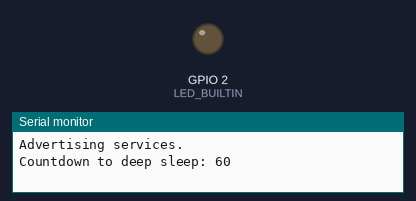
Bench run of a sketch on a simulated ESP32. On the bench: output pins drawn as LEDs (lit = HIGH), the last lines printed to the serial monitor. Nothing arrives over Bluetooth unless stated; a phone connects over Bluetooth LE 3 s after start.

Above: at 1.7 s.
At 4.7 s:
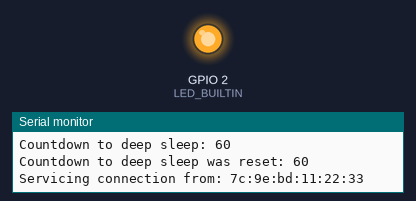
Timing chart, 0 to 6.2 s (numbered marks = the images above):
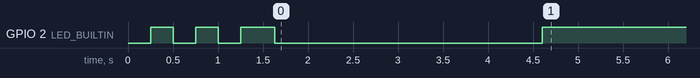

Measured:
- by itself, GPIO 2 (LED_BUILTIN): goes LOW 0.25 s, HIGH 0.25 s, LOW 0.25 s, HIGH 0.38 s, LOW 3.0 s, then HIGH

The sketch:

proof_of_concept_2.ino
```cpp
// (licence header left out)
#define OPERATING_TIME_SECS 60
#define SLEEPING_TIME_SECS 120
#define LED_BUILTIN 2
#include <ArduinoBLE.h>

// Used for microsecond calculations.
const uint64_t uS_in_Sec = 1000000;

// Interrupt timer used for tracking seconds until disconnect or deep sleep.
hw_timer_t *timer = NULL;
volatile int sleepCountdown = OPERATING_TIME_SECS;
void IRAM_ATTR onTimer() {
  sleepCountdown--;
}

// Bluetooth service name and characteristic for communicating battery status.
// Reference: https://www.bluetooth.com/specifications/assigned-numbers/
BLEService batteryService("180F");
BLEUnsignedCharCharacteristic batteryLevelCharacteristic("2A19", BLERead); // 8-bit unsigned percent value 0 - 100, no decimal places.

void setup() {

  // Blink LED to indicate device is starting and leave it on while initializing.
  pinMode(LED_BUILTIN, OUTPUT);
  for (int i=0; i<3; i++) {
    digitalWrite(LED_BUILTIN, LOW);
    delay(250);
    digitalWrite(LED_BUILTIN, HIGH);
    delay(250);
  }

  Serial.begin(9600);
  Serial.println("Initializing Bluetooth communication.");
  if (!BLE.begin()) {
    Serial.println("Failed.");
    while (1) { // Slow blink forever, indicating a failure.
      for (int i=0; i<3; i++) {
        digitalWrite(LED_BUILTIN, LOW);
        delay(1000);
        digitalWrite(LED_BUILTIN, HIGH);
        delay(1000);
      }
      digitalWrite(LED_BUILTIN, LOW);
      delay(3000);
    }
  }
  Serial.print("Bluetooth MAC: ");
  Serial.println(BLE.address());

  Serial.println("Setting up battery service with characteristic for battery level.");
  BLE.setLocalName("ESP32DevkitV1");
  BLE.setAdvertisedService(batteryService);
  batteryService.addCharacteristic(batteryLevelCharacteristic);
  batteryLevelCharacteristic.writeValue(100); // Make it 100% since it's wall powered.

  // Manufacturer Data field must include the company ID as the first two octets. Data follows.
  // It needs to be in little endian format, so 0x09A3, registered to Arduino SA is 0xA3, 0x09.
  // Company ID source: https://www.bluetooth.com/specifications/assigned-numbers/
  // Below is the Arduino company ID followed by "BATT:100%" in ASCII.
  byte data[11] = { 0xA3, 0x09, 0x42, 0x41, 0x54, 0x54, 0x3A, 0x31, 0x30, 0x30, 0x25};
  BLE.setManufacturerData(data, 11);

  Serial.println("Advertising services.");
  BLE.addService(batteryService);
  BLE.setConnectable(true);
  BLE.advertise();

  // Occasional deep sleep helps mitigate self-heating of any attached sensors.
  Serial.print("Countdown to deep sleep: ");
  Serial.println(OPERATING_TIME_SECS);
  timer = timerBegin(uS_in_Sec);  // Freq needs to match timerAlarm() below to be in units of seconds.
  timerAttachInterrupt(timer, &onTimer);
  timerAlarm(timer, uS_in_Sec, true, 0);

  // Turn off LED to indicate startup has completed successfully.
  digitalWrite(LED_BUILTIN, LOW);
}

void loop() {

  BLEDevice central = BLE.central();  // Poll for client connection.

  if (central) {
    sleepCountdown = OPERATING_TIME_SECS;  // Give client maximum time allowed.
    Serial.print("Countdown to deep sleep was reset: ");
    Serial.println(OPERATING_TIME_SECS);
    digitalWrite(LED_BUILTIN, HIGH);
    Serial.print("Servicing connection from: ");
    Serial.println(central.address());

    while (central.connected()) {

      // If there were an actual battery, read its capacity and report with:
      // batteryLevelCharacteristic.writeValue(<batteryPercent>);
      // where <batteryPercent> is an unsigned char value between 0 and 100.

      delay(100);  // Throttle updates, balancing reponsiveness vs. CPU usage.

      if (sleepCountdown <= 0) {
        Serial.println("Forcing disconnect after time limit.");
        BLE.disconnect();
      }
    }

    // Turn off LED when connection is dropped.
    digitalWrite(LED_BUILTIN, LOW);
    Serial.println("Connection terminated.");
  }

  if (sleepCountdown <= 0) {
    Serial.print("Entering deep sleep. Countdown to wake-up: ");
    Serial.println(SLEEPING_TIME_SECS);
    Serial.flush();
    esp_sleep_enable_timer_wakeup((uint64_t) SLEEPING_TIME_SECS * uS_in_Sec);
    esp_deep_sleep_start();
  }
}
```
